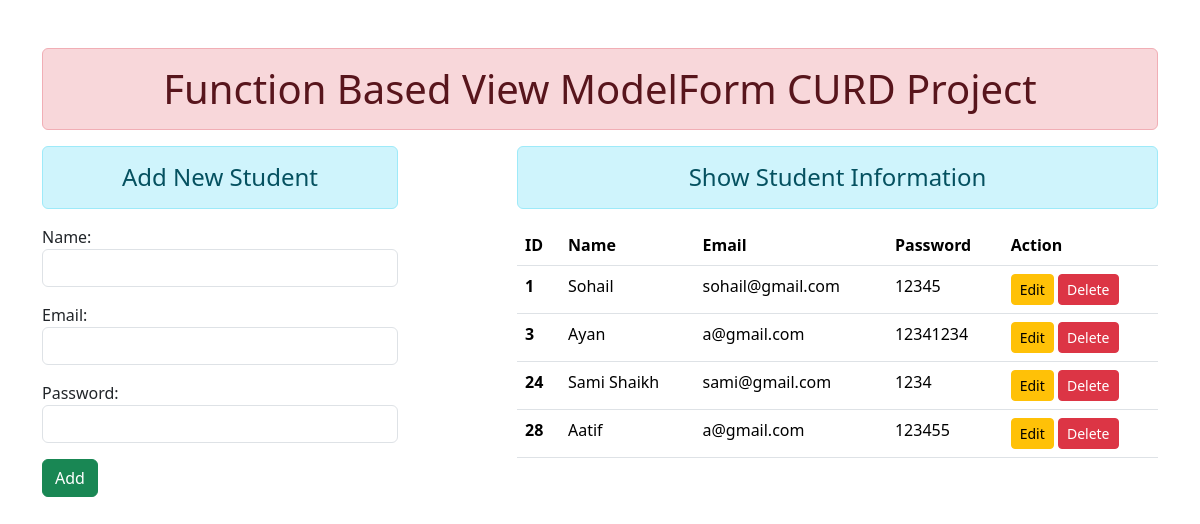
The page / on the database its author committed.
### enroll/models.py (models this page shows)
class User(models.Model):
    name = models.CharField(max_length=100)
    email = models.EmailField(max_length=100)
    password = models.CharField(max_length=100)

### enroll/views.py (the view)
# urls.py: path('', add_show ,name='details'),
def add_show(request):
    if request.method == 'POST':
        fm = StudentRegistration(request.POST)
        if fm.is_valid():
            fm.save()
            fm = StudentRegistration()
    else:
        fm = StudentRegistration()
    stud = User.objects.all()
    return render(request, 'enroll/details.html', {'form': fm,'stu':stud})

### enroll/form.py
class StudentRegistration(forms.ModelForm):
    class Meta:
        model = User
        fields = ['name' ,'email','password' ]
        widgets = {
            'name' : forms.TextInput(attrs={'class' :'form-control'}),
            'email' : forms.EmailInput(attrs={'class' :'form-control'}),
            'password' : forms.PasswordInput(attrs={'class' :'form-control'})
        }

### enroll/templates/enroll/details.html (shortened to what this page needs)
{% extends 'enroll/base.html'%}
{% block content %}
<div class="row">
    <div class="col-sm-4">
        <h4 class="center alert alert-info text-center">Add New Student</h4>
        <form action="" method="POST">
{{form.as_p}}
        <input type="submit" class="btn btn-success" value="Add">
    </div>
    <div class="col-sm-7 offset-1">
        <h4 class="center alert alert-info text-center">Show Student Information</h4>
    {% if stu %}
    <table class="table table-hover">
        <thead>
          <tr>
            <th scope="col">ID</th>
            <th scope="col">Name</th>
            <th scope="col">Email</th>
            <th scope="col">Password</th>
            <th scope="col">Action</th>
          </tr>
        </thead>
        <tbody>
            {% for st in stu%}
          <tr>
            <th scope="row">{{st.id}}</th>
            <td>{{st.name}}</td>
            <td>{{st.email}}</td>
            <td>{{st.password}}</td>
            <td>
                <a href="{% url 'update' st.id %}" class="btn btn-warning btn-sm">Edit</a>
                <form  method="POST" action="{% url 'delete' st.id %}" class="d-inline">
                    <input type="submit" class="btn btn-danger btn-sm" value="Delete">
                </form>
            </td>
          </tr>
          {% endfor %}
        </tbody>
      </table>
    {% else %}
    <h4 class="center alert alert-warning text-center">No Record</h4>
    {% endif %}
</div>
</div>
{% endblock %}

### enroll/templates/enroll/base.html (shortened to what this page needs)
<!DOCTYPE html>
<html lang="en">
  <head>
    <link
      href="https://cdn.jsdelivr.net/npm/bootstrap@5.3.1/dist/css/bootstrap.min.css"
      rel="stylesheet"
    />
  </head>
  <body>
    <div class="container  mt-5">
        <h1 class="text-center alert alert-danger" >Function Based View ModelForm CURD Project</h1>
        {% block content%} {% endblock content%}
    </div>
  </body>
</html>

### rows shown on the page
User: id "1", name "Sohail", email "sohail@gmail.com", password "12345"
User: id "3", name "Ayan", email "a@gmail.com", password "12341234"
User: id "24", name "Sami Shaikh", email "sami@gmail.com", password "1234"
User: id "28", name "Aatif", email "a@gmail.com", password "123455"
